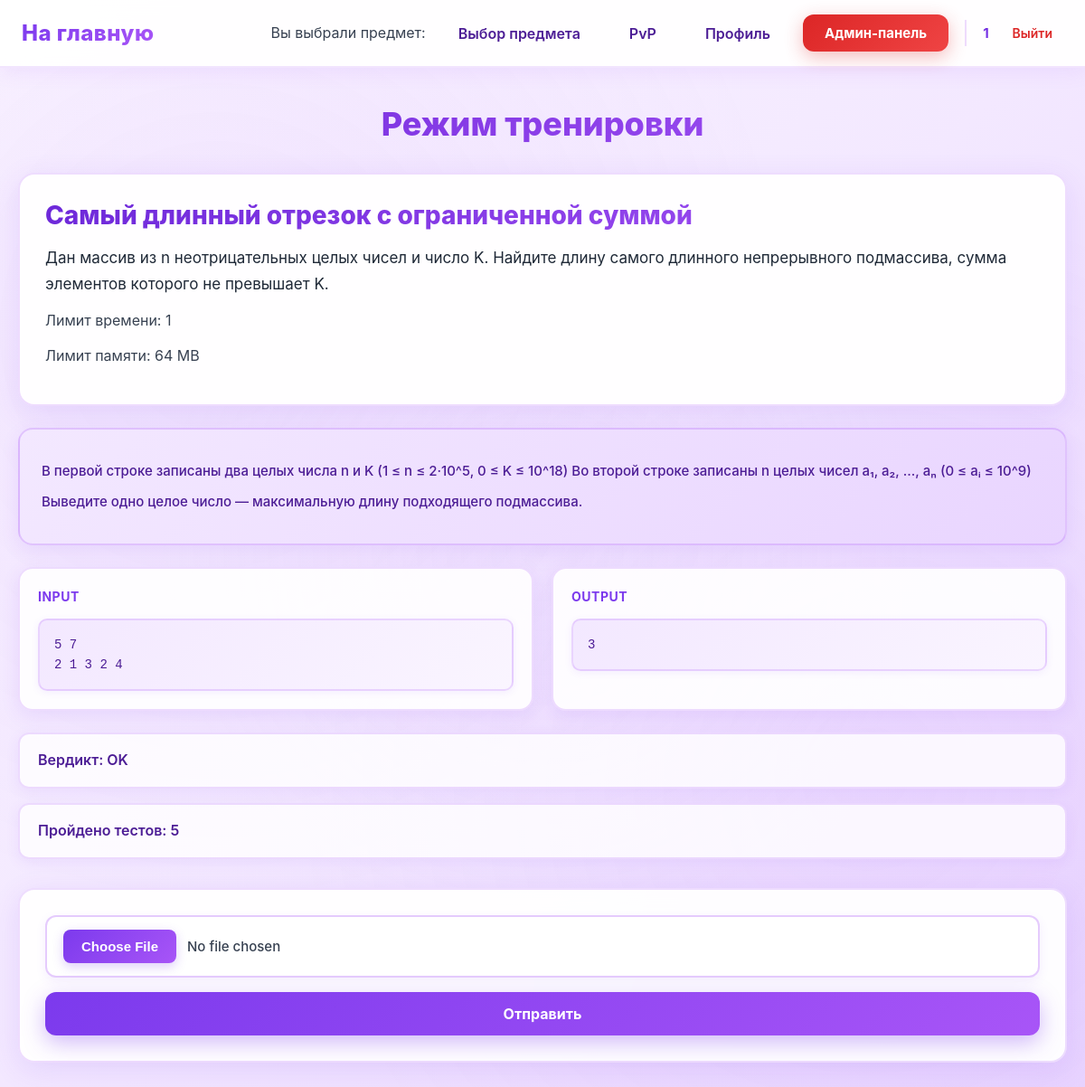
The app's page /информатика/task/2 (signed in), older data.
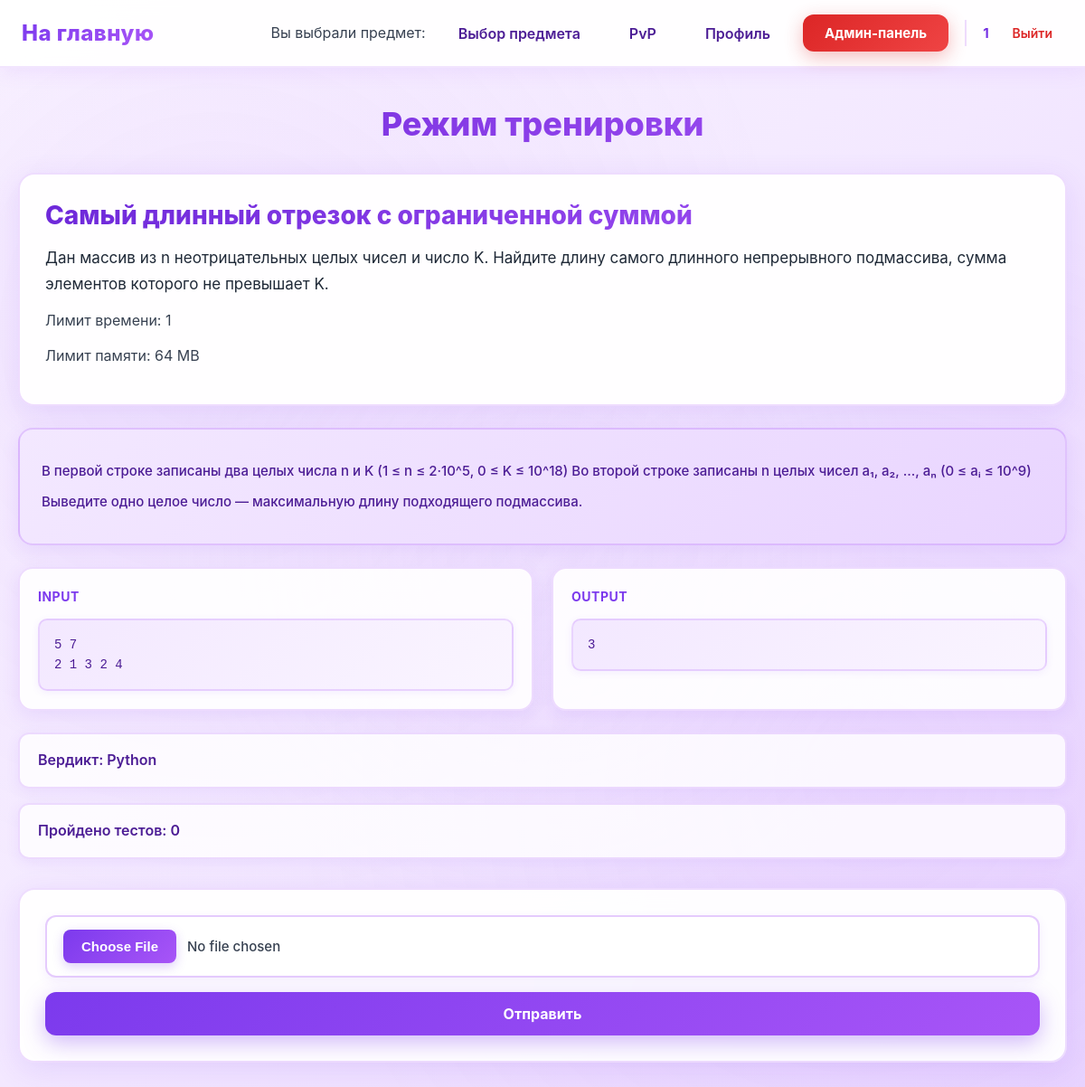
The same page, newer data.
### data/users.py (models this page shows, shortened)
class User(SqlAlchemyBase, UserMixin):
    __tablename__ = 'users'
    id = sqlalchemy.Column(sqlalchemy.Integer,
                           primary_key=True, autoincrement=True)
    name = sqlalchemy.Column(sqlalchemy.String, nullable=True)
    email = sqlalchemy.Column(sqlalchemy.String,
                              index=True, unique=True, nullable=True)
    hashed_password = sqlalchemy.Column(sqlalchemy.String, nullable=True)
    elo_rating = sqlalchemy.Column(sqlalchemy.Float, default=1000)
    admin = sqlalchemy.Column(sqlalchemy.Boolean, default=0)
    ban = sqlalchemy.Column(sqlalchemy.Boolean, default=0)
    created_date = sqlalchemy.Column(sqlalchemy.DateTime,
                                     default=datetime.datetime.now)
    submissions = orm.relationship("Submissions", back_populates="user")

### data/tasks.py (models this page shows)
class Tasks(SqlAlchemyBase):
    __tablename__ = 'tasks'
    id = sqlalchemy.Column(sqlalchemy.Integer,
                           primary_key=True, autoincrement=True)
    subject = sqlalchemy.Column(sqlalchemy.Text, nullable=True)
    title = sqlalchemy.Column(sqlalchemy.Text, nullable=True)
    statement = sqlalchemy.Column(sqlalchemy.Text, nullable=True)
    input_format = sqlalchemy.Column(sqlalchemy.Text, nullable=True)
    output_format = sqlalchemy.Column(sqlalchemy.Text, nullable=True)
    memory_limit = sqlalchemy.Column(sqlalchemy.Integer, nullable=True)
    time_limit = sqlalchemy.Column(sqlalchemy.Integer, nullable=True)
    difficulty = sqlalchemy.Column(sqlalchemy.Text, nullable=True)
    created_at = sqlalchemy.Column(sqlalchemy.DateTime,
                                     default=datetime.datetime.now)
    task_tests = orm.relationship("TaskTest", back_populates='tasks')
    submissions = orm.relationship("Submissions", back_populates="tasks")
    theme = sqlalchemy.Column(sqlalchemy.Text, nullable=True)

### data/task_tests.py (models this page shows)
class TaskTest(SqlAlchemyBase):
    __tablename__ = 'task_tests'
    id = sqlalchemy.Column(sqlalchemy.Integer,
                           primary_key=True, autoincrement=True)
    task_id = sqlalchemy.Column(sqlalchemy.Integer,
                                sqlalchemy.ForeignKey("tasks.id"))
    input_data = sqlalchemy.Column(sqlalchemy.Text, nullable=True)
    output = sqlalchemy.Column(sqlalchemy.Text, nullable=True)
    tasks = orm.relationship("Tasks", back_populates='task_tests')

### data/submissions.py (models this page shows)
class Submissions(SqlAlchemyBase):
    __tablename__ = 'submissions'
    id = sqlalchemy.Column(sqlalchemy.Integer,
                           primary_key=True, autoincrement=True)
    user_id = sqlalchemy.Column(sqlalchemy.Integer,
                                sqlalchemy.ForeignKey("users.id"))
    task_id = sqlalchemy.Column(sqlalchemy.Integer,
                                sqlalchemy.ForeignKey("tasks.id"))
    total_tests = sqlalchemy.Column(sqlalchemy.Integer, nullable=True)
    verdict = sqlalchemy.Column(sqlalchemy.Text, nullable=True)
    created_at = sqlalchemy.Column(sqlalchemy.DateTime,
                                     default=datetime.datetime.now)
    tasks = orm.relationship('Tasks', back_populates="submissions")
    user = orm.relationship("User", back_populates="submissions")

### main.py (the view, shortened to what this page needs)
@app.route('/<subject>/task/<int:task_id>', methods=["GET", "POST"])
@login_required
@user_ban
def training(subject, task_id):
    db_sess = db_session.create_session()
    task = db_sess.get(Tasks, task_id)
    task_test = db_sess.query(TaskTest).filter(TaskTest.task_id == task.id).all()
    submission = db_sess.query(Submissions).filter(Submissions.task_id == task.id).all()
    submission_id = len(submission) + 1
    last_submission = db_sess.query(Submissions).filter(Submissions.user_id == current_user.id,
                                                        Submissions.task_id == task_id).all()
    if last_submission:
        result = last_submission[-1]
        verdict = result.verdict
        test_passed = result.total_tests
    else:
        verdict = "Нет сданных решений"
        test_passed = None
    return render_template('training.html', task=task, test=task_test[0], verdict=verdict, test_passed=test_passed)

### data/db_session.py (called while the page is built)
def create_session() -> Session:
    global __factory
    return __factory()

### main.py (called while the page is built)
@login_manager.user_loader
def load_user(user_id):
    db_sess = db_session.create_session()
    return db_sess.get(User, user_id)

def user_ban(func):
    @wraps(func)
    def wrapper(*args, **kwargs):
        if current_user.ban:
            abort(403)
        return func(*args, **kwargs)
    return wrapper

### templates/training.html (shortened to what this page needs)
{% extends "base.html" %}
{% block styles %}
<link rel="stylesheet" href="{{ url_for('static', filename='train.css') }}">
{% endblock %}
{% block content %}
<h1>Режим тренировки</h1>
<div class="condition">
    <h2>{{ task.title }}</h2>
    <p>{{ task.statement }}</p>
    <p>Лимит времени: {{ task.time_limit }}</p>
    <p>Лимит памяти: {{ task.memory_limit }}</p>
</div>
<div class="Input">
    <p>{{ task.input_format }}</p>
    <p>{{ task.output_format }}</p>
</div>
<div class="examples">
    <div class="example">
        <p><strong>Input</strong></p>
        <pre>{{ test.input_data }}</pre>
    </div>
    <div class="example">
        <p><strong>Output</strong></p>
        <pre>{{ test.output }}</pre>
    </div>
</div>
<p>Вердикт: {{ verdict }}</p>
{% if test_passed is not none %}
    <p>Пройдено тестов: {{ test_passed }}</p>
{% endif %}
<div class="task">
    <form class="send" method="post" enctype="multipart/form-data" id="uploadForm">
        <input type="file" accept=".py" name="file" id="pythonFile" required />
        <button type="submit" id="submitBtn">Отправить</button>
    </form>
</div>
{% endblock %}

### templates/base.html (shortened to what this page needs)
<!doctype html>
<html lang="ru">
<head>
    <link rel="stylesheet" href="{{ url_for('static', filename='base.css') }}">
    {% block styles %}{% endblock %}
</head>
<body>
<header class="site-header">
    <nav class="navbar">
        <div class="nav-left">
            {% if session.get('subject') %}
            <a class="logo" href="/{{ subject }}/">На главную</a>
            {% else %}
            <a class="logo" href="/">На главную</a>
            {% endif %}
        </div>
        <div class="nav-right">
            {% if current_user.is_authenticated %}
                {% if subject != 'subject' and subject != None %}
                <p>Вы выбрали предмет: {{ subject }}</p>
                <a class="nav-link" href="/subject">Выбор предмета</a>
                <a class="nav-link" href="/{{ subject }}/pvp">PvP</a>
                {% endif %}
                <a class="nav-link" href="/profile">Профиль</a>
                {% if current_user.admin %}
                    <a class="btn btn-admin" href="/admin">Админ-панель</a>
                {% endif %}
                <div class="user-menu">
                    <span class="username">{{ current_user.name }}</span>
                    <a class="logout" href="/logout">Выйти</a>
                </div>
            {% else %}
                <a class="btn btn-outline" href="/login">Войти</a>
                <a class="btn btn-primary" href="/register">Регистрация</a>
            {% endif %}
        </div>
    </nav>
</header>
<main class="page-content">
    {% block content %}{% endblock %}
</main>
</body>
</html>

### static/base.css (style rules this page uses)
* { box-sizing: border-box; margin: 0; padding: 0; font-family: "Inter", "Segoe UI", Arial, sans-serif; }
body { background: linear-gradient(135deg, #faf5ff 0%, #f3e8ff 50%, #e9d5ff 100%); background-attachment: fixed; color: #1f2937; min-height: 100vh; position: relative; }
body::before { content: ''; position: fixed; top: 0; left: 0; right: 0; bottom: 0; background: radial-gradient(circle at 20% 30%, rgba(168, 85, 247, 0.08) 0%, transparent 50%), radial-gradient(circle at 80% 70%, rgba(192, 132, 252, 0.08) 0%, transparent 50%), radial-gradient(circle at 50% 50%, rgba(233, 213, 255, 0.1) 0%, transparent 50%); pointer-events: none; z-index: 0; }
.site-header { background: rgba(255, 255, 255, 0.95); backdrop-filter: blur(20px); border-bottom: 2px solid rgba(168, 85, 247, 0.15); box-shadow: 0 4px 20px rgba(168, 85, 247, 0.1); position: relative; z-index: 100; }
.navbar { max-width: 1200px; margin: 0 auto; padding: 16px 24px; display: flex; align-items: center; justify-content: space-between; }
.logo { font-size: 24px; font-weight: 800; text-decoration: none; background: linear-gradient(135deg, #7c3aed, #a855f7); -webkit-background-clip: text; -webkit-text-fill-color: transparent; background-clip: text; letter-spacing: 0.5px; transition: all 0.3s ease; position: relative; }
.logo::after { content: ''; position: absolute; bottom: -4px; left: 0; width: 0; height: 3px; background: linear-gradient(90deg, #7c3aed, #a855f7); border-radius: 2px; transition: width 0.3s ease; }
.nav-left, .nav-right { display: flex; align-items: center; gap: 18px; position: relative; z-index: 10; }
.nav-link { text-decoration: none; color: #4c1d95; font-weight: 600; padding: 10px 18px; border-radius: 12px; transition: all 0.3s ease; position: relative; background: transparent; }
.btn-admin { background: linear-gradient(135deg, #dc2626, #ef4444); color: #ffffff !important; box-shadow: 0 6px 20px rgba(220, 38, 38, 0.3); position: relative; overflow: hidden; font-weight: 700; padding: 10px 20px; border-radius: 12px; text-decoration: none; transition: all 0.3s ease; }
.btn-admin::before { content: ''; position: absolute; top: 50%; left: 50%; width: 0; height: 0; border-radius: 50%; background: rgba(255, 255, 255, 0.2); transform: translate(-50%, -50%); transition: width 0.6s ease, height 0.6s ease; }
.user-menu { display: flex; align-items: center; gap: 14px; padding-left: 18px; border-left: 2px solid rgba(168, 85, 247, 0.2); }
.username { font-size: 15px; font-weight: 700; color: #5b21b6; background: linear-gradient(135deg, #6d28d9, #7c3aed); -webkit-background-clip: text; -webkit-text-fill-color: transparent; background-clip: text; }
.logout { text-decoration: none; font-size: 14px; color: #dc2626; font-weight: 600; padding: 6px 12px; border-radius: 8px; transition: all 0.2s ease; }
.btn { text-decoration: none; font-size: 15px; padding: 11px 24px; border-radius: 12px; font-weight: 700; transition: all 0.3s cubic-bezier(0.4, 0, 0.2, 1); position: relative; overflow: hidden; z-index: 1; display: inline-block; }
.btn::before { content: ''; position: absolute; top: 50%; left: 50%; width: 0; height: 0; border-radius: 50%; background: rgba(255, 255, 255, 0.2); transform: translate(-50%, -50%); transition: width 0.6s ease, height 0.6s ease; z-index: -1; }
.page-content { max-width: 1200px; margin: 40px auto; padding: 0 20px; position: relative; z-index: 10; }
h1, h2, h3, h4, h5, h6 { color: #5b21b6; font-weight: 800; }
p { color: #374151; line-height: 1.6; }
a { color: #7c3aed; }
input, textarea, select { background: #ffffff; border: 2px solid rgba(168, 85, 247, 0.2); border-radius: 10px; padding: 12px 16px; color: #1f2937; font-size: 14px; transition: all 0.3s ease; }

Row changes from the older to the newer data that the page shows:
no longer on this page (row unchanged): Submissions: verdict "OK"
added Submissions: verdict "Python"
Text that changed along with them:
{{ test_passed }}: "5" → "0"
